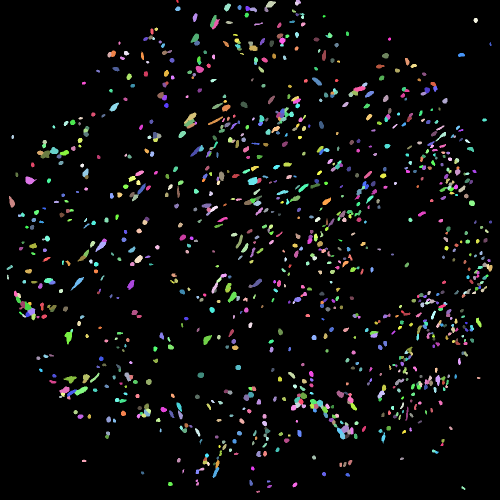
#> input picture data/masks/ROI001_E10.tiff, 1000 x 1000 px, given in place of 144Nd_CD31.ome.tiff, which was not available (shown at 1/2 size)
$ python hot_pixel_visual_figs.py out.png
#> lines starting #> are read from the running program, lines starting #| are printed output that depends on the picture
import sys
from pathlib import Path
import numpy as np, pandas as pd, tifffile
import matplotlib; matplotlib.use("Agg")
import matplotlib.pyplot as plt
from matplotlib.colors import LinearSegmentedColormap, PowerNorm
from matplotlib.patches import Rectangle, FancyBboxPatch, Circle
from scipy.ndimage import maximum_filter
from skimage.segmentation import find_boundaries
OUT = Path(sys.argv[1])
R = Path("/Users/rashid/1_IMC_Analysis/11_Vincenzo/261007_imcAnalysis_cellpose_Refined")
plt.rcParams.update({"font.family": "Arial", "font.size": 13, "axes.titlesize": 14})
PINK, TEAL, GREY, DARK = "#B5446E", "#2F6F73", "#9AA5B1", "#222222"
heat = LinearSegmentedColormap.from_list("h", ["#F4F5F7", "#F3D9B1", "#E9965A", "#C0392B"])
roi = "ROI018_B10"; raw = lambda f: tifffile.imread(R / f"data/raw/{roi}/{f}.ome.tiff").astype(float)
cd31_old = raw("144Nd_CD31"); names = pd.read_csv(R / "data/panel.csv").name.tolist()
#> after `cd31_old = raw('144Nd_CD31')`:
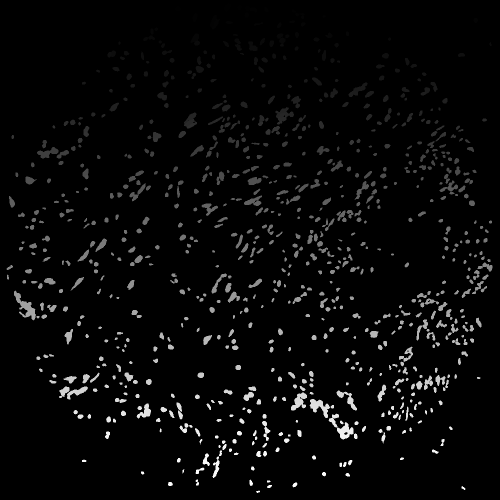
#> cd31_old: shape (1000, 1000) float64 (shown at 1/2 size); min 0, max 1133, mean 36.2; drawn with min black and max white
#> (the run stopped early here; a loop or call above may not have finished)

$ run again, on data/masks/ROI007_K15.tiff
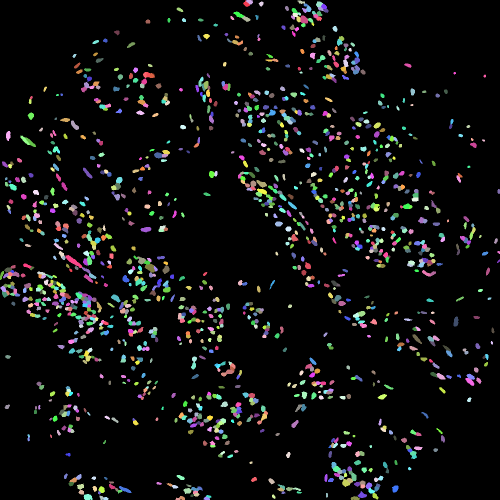
#> input picture data/masks/ROI007_K15.tiff, 1000 x 1000 px, given in place of 144Nd_CD31.ome.tiff, which was not available (shown at 1/2 size)
#> `cd31_old = raw('144Nd_CD31')`:
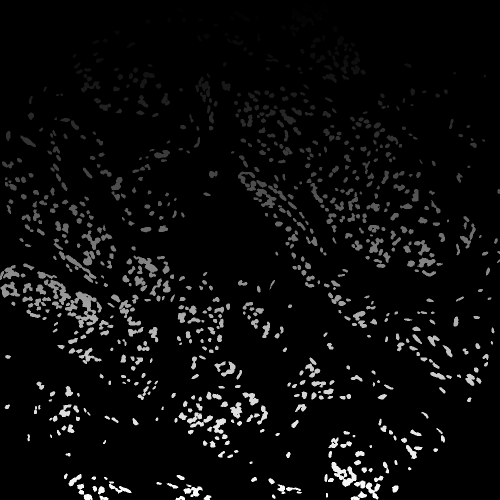
#> cd31_old: shape (1000, 1000) float64 (shown at 1/2 size); min 0, max 1391, mean 61.6; drawn with min black and max white

$ run again, on data/masks/ROI008_E12.tiff
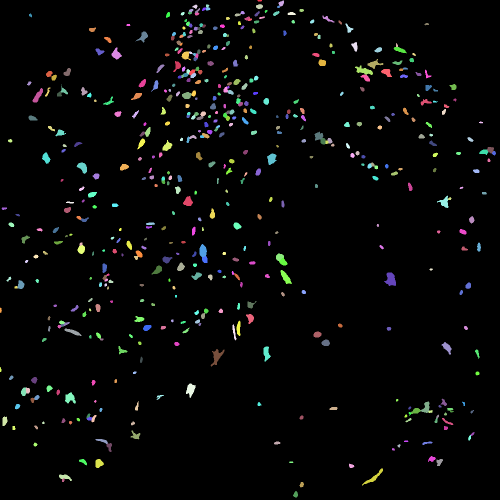
#> input picture data/masks/ROI008_E12.tiff, 1000 x 1000 px, given in place of 144Nd_CD31.ome.tiff, which was not available (shown at 1/2 size)
#> `cd31_old = raw('144Nd_CD31')`:
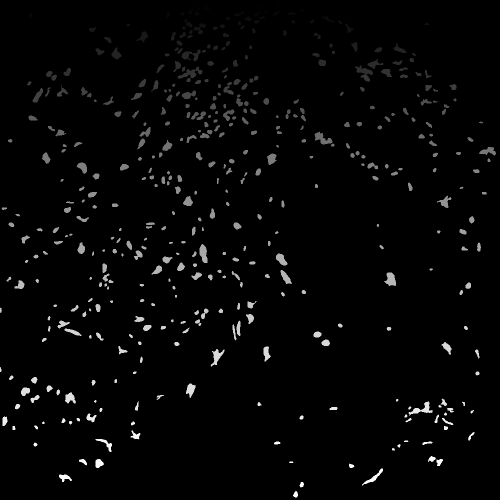
#> cd31_old: shape (1000, 1000) float64 (shown at 1/2 size); min 0, max 543, mean 11.4; drawn with min black and max white

$ run again, on data/masks/ROI009_G3.tiff
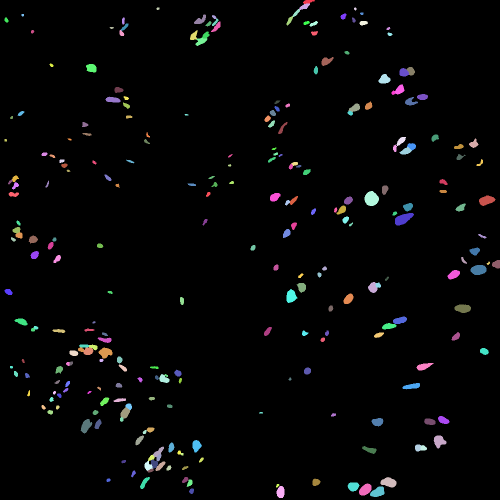
#> input picture data/masks/ROI009_G3.tiff, 1000 x 1000 px, given in place of 144Nd_CD31.ome.tiff, which was not available (shown at 1/2 size)
#> `cd31_old = raw('144Nd_CD31')`:
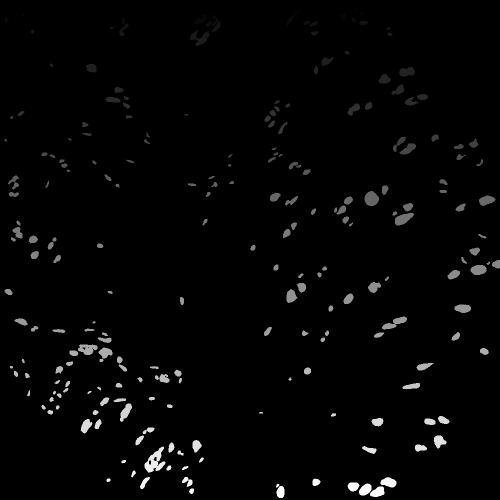
#> cd31_old: shape (1000, 1000) float64 (shown at 1/2 size); min 0, max 265, mean 4.9; drawn with min black and max white
